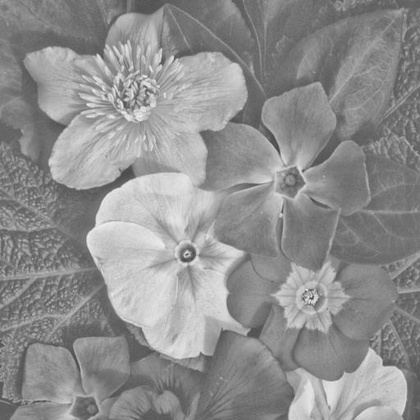
%> input picture Practical_2/HIstogram_Equalization/Input_Image/ace_a_e.jpg, 420 x 420 px, shrunk from 512 x 512 before the run
$ octave Sylvester_HistEq.m   (GNU Octave 9; MATLAB toolbox functions it lacks are replaced by stand-ins)
%> lines starting %> are read from the running program, lines starting %| are printed output that depends on the picture
clc;
clear;
close all;


%  Read image

I = imread('ace_a_e.jpg');
%> I is the input picture: size 420x420 uint8; min 66, max 240, mean 143.6


% Convert to double for more accuracy
I = uint8(I); % ensure 0-255 format

[m, n] = size(I);
%> m = 420; n = 420
numPixels = m * n;
%> numPixels = 176400

% Compute histogram

hist_counts = zeros(1,256); % intensity range 0-255

for row = 1:m
    for col = 1:n
        intensity = I(row, col);
        hist_counts(intensity + 1) = hist_counts(intensity + 1) + 1; % +1 for MATLAB index
    end
end
%> after the loop, hist_counts = 256 values, max 2749 at index 116, min 0 at index 1, mean 689.1


%  Compute PDF
pdf = hist_counts / numPixels;
%> pdf = 256 values, max 0.0156 at index 116, min 0 at index 1, mean 0.00391

%  Compute CDF

cdf = zeros(1,256);
cdf(1) = pdf(1);
for k = 2:256
    cdf(k) = cdf(k-1) + pdf(k);
end
%> after the loop, cdf = 256 values from 0 to 1


% Rounding off

L = 256;
mapping = round(cdf * (L - 1));
%> mapping = 256 values from 0 to 255


I_eq = zeros(m, n, 'uint8');
for row = 1:m
    for col = 1:n
        I_eq(row, col) = mapping(I(row, col) + 1);
    end
end
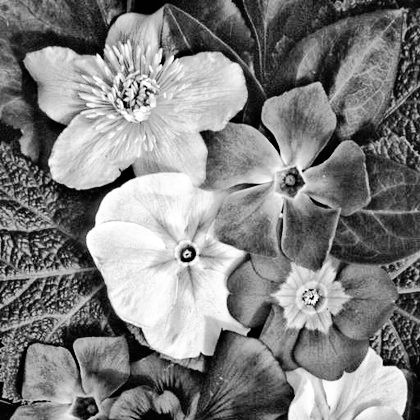
%> I_eq: size 420x420 uint8; min 0, max 255, mean 128.7


figure;
subplot(2,2,1), imshow(I), title('Original Image');
subplot(2,2,2), bar(0:255, hist_counts), title('Original Histogram');
subplot(2,2,3), imshow(I_eq), title('Equalized Image');

% Equalized histogram
hist_eq = zeros(1,256);
for row = 1:m
    for col = 1:n
        hist_eq(I_eq(row,col) + 1) = hist_eq(I_eq(row,col) + 1) + 1;
    end
end
%> after the loop, hist_eq = 256 values, max 2749 at index 60, min 0 at index 8, mean 689.1
subplot(2,2,4), bar(0:255, hist_eq), title('Equalized Histogram');
%> after `title('Equalized Histogram')`:
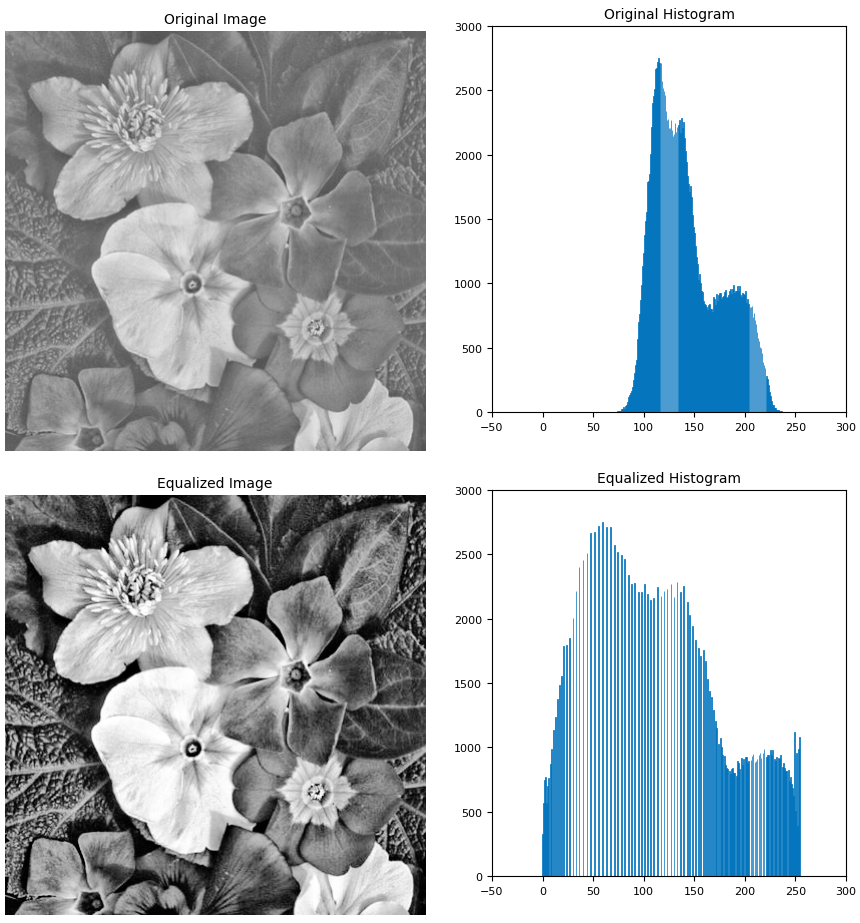
%> figure redrawn from the program's plot data, 4 panels
